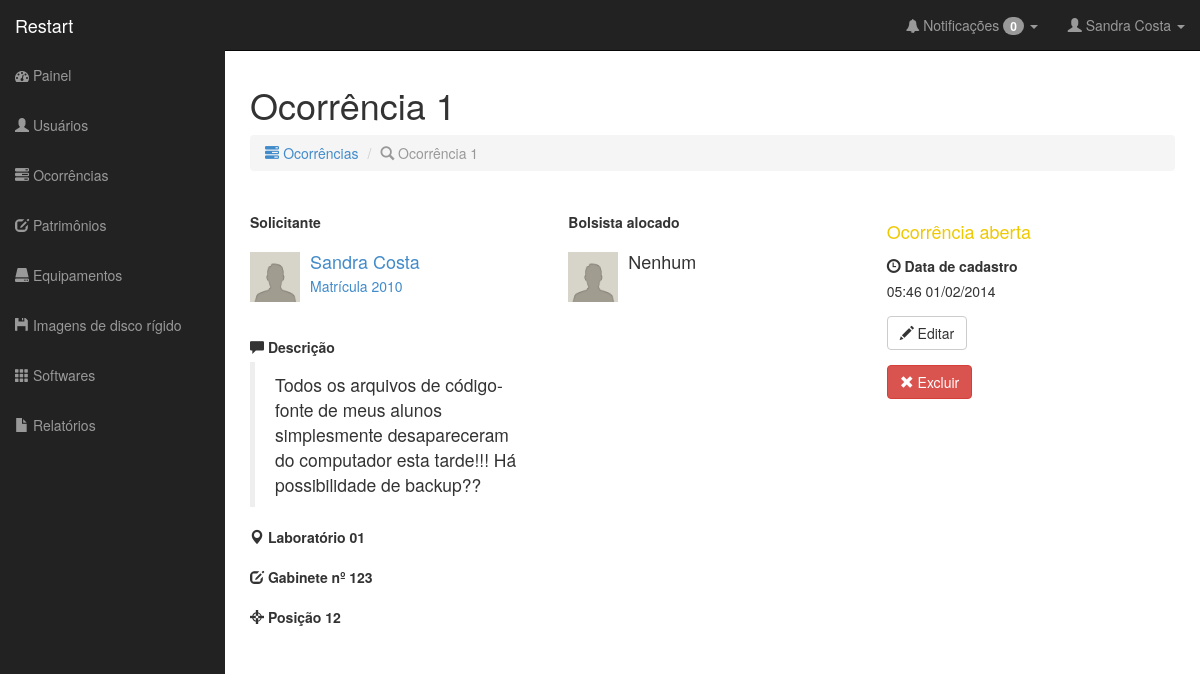
/verOcorrencia.php?o=1 (signed in), run on the app's committed database.
### tables this page shows
CREATE TABLE IF NOT EXISTS `Ocorrencia` (
  `id` INT NOT NULL AUTO_INCREMENT,
  `descricao` VARCHAR(350) NOT NULL,
  `estado_servico` SMALLINT NOT NULL,
  `data_cadastro` TIMESTAMP NOT NULL,
  `data_previa` TIMESTAMP NULL,
  `data_entrega` TIMESTAMP NULL,
  `data_atualizacao` TIMESTAMP NULL,
  `data_atendimento` TIMESTAMP NULL,
  `bolsista_alocado` VARCHAR(16) NULL,
  `Patrimonio_num_patrimonio` VARCHAR(45) NOT NULL,
  `Usuario_matricula` VARCHAR(16) NOT NULL,
  PRIMARY KEY (`id`),
  INDEX `fk_Chamado_Patrimonio1_idx` (`Patrimonio_num_patrimonio` ASC),
  INDEX `fk_Ocorrencia_Usuario1_idx` (`Usuario_matricula` ASC),
  CONSTRAINT `fk_Chamado_Patrimonio1`
    FOREIGN KEY (`Patrimonio_num_patrimonio`)
    REFERENCES `Patrimonio` (`num_patrimonio`)
    ON DELETE NO ACTION
    ON UPDATE NO ACTION,
  CONSTRAINT `fk_Ocorrencia_Usuario1`
    FOREIGN KEY (`Usuario_matricula`)
    REFERENCES `Usuario` (`matricula`)
    ON DELETE NO ACTION
    ON UPDATE NO ACTION);

CREATE TABLE IF NOT EXISTS `Usuario` (
  `matricula` VARCHAR(16) NOT NULL,
  `nome` VARCHAR(45) NOT NULL,
  `sobrenome` VARCHAR(45) NULL,
  `email` VARCHAR(45) NULL,
  `senha` VARCHAR(45) NOT NULL,
  `tipo_usuario` SMALLINT NOT NULL,
  `data_cadastro` TIMESTAMP NOT NULL,
  `data_atualizacao` TIMESTAMP NULL,
  `telefone_residencial` VARCHAR(15) NULL,
  `telefone_celular` VARCHAR(15) NULL,
  `situacao` SMALLINT NOT NULL,
  `avatar` VARCHAR(36) NOT NULL,
  PRIMARY KEY (`matricula`));

CREATE TABLE IF NOT EXISTS `Patrimonio` (
  `num_patrimonio` VARCHAR(45) NOT NULL,
  `num_posicionamento` SMALLINT NOT NULL,
  `situacao` SMALLINT NOT NULL,
  `data_cadastro` TIMESTAMP NOT NULL,
  `data_atualizacao` TIMESTAMP NULL,
  `Laboratorio_id` INT NOT NULL,
  `Categoria_id` INT NOT NULL,
  `Equipamento_id` INT NOT NULL,
  PRIMARY KEY (`num_patrimonio`),
  INDEX `fk_Patrimonio_Laboratorio1_idx` (`Laboratorio_id` ASC),
  INDEX `fk_Patrimonio_Categoria1_idx` (`Categoria_id` ASC),
  INDEX `fk_Patrimonio_Equipamento1_idx` (`Equipamento_id` ASC),
  CONSTRAINT `fk_Patrimonio_Laboratorio1`
    FOREIGN KEY (`Laboratorio_id`)
    REFERENCES `Laboratorio` (`id`)
    ON DELETE NO ACTION
    ON UPDATE NO ACTION,
  CONSTRAINT `fk_Patrimonio_Categoria1`
    FOREIGN KEY (`Categoria_id`)
    REFERENCES `Categoria` (`id`)
    ON DELETE NO ACTION
    ON UPDATE NO ACTION,
  CONSTRAINT `fk_Patrimonio_Equipamento1`
    FOREIGN KEY (`Equipamento_id`)
    REFERENCES `Equipamento` (`id`)
    ON DELETE NO ACTION
    ON UPDATE NO ACTION);

CREATE TABLE IF NOT EXISTS `Laboratorio` (
  `id` INT NOT NULL AUTO_INCREMENT,
  `nome` VARCHAR(14) NOT NULL,
  PRIMARY KEY (`id`));

CREATE TABLE IF NOT EXISTS `Categoria` (
  `id` INT NOT NULL AUTO_INCREMENT,
  `nome` VARCHAR(45) NOT NULL,
  PRIMARY KEY (`id`));

### classes/db.class.php (called while the page is built)
<?php
	class DB{
		var $serverDB	= 'localhost';
		var $tabelaDB	= 'restart';
		var $userDB		= 'root';
		var $senhaDB	= '';
		function conectaDB(){
			$db = new mysqli($this->serverDB, $this->userDB, $this->senhaDB, $this->tabelaDB);
			if ($db->connect_errno) {
				return false;
				die($db->connect_error);
			}
			else {
				$db->set_charset("utf8");
				return $db;
			}
		}
	}
?>

### classes/ocorrencia.class.php (called while the page is built, shortened)
<?php
require_once 'db.class.php';
class Ocorrencia extends DB {
	private $db;
	public function __construct(){
		$this->db = parent::conectaDB();
	}
	public function obterDados($campo, $id) {
		if ($result = $this->db->query("SELECT `$campo` FROM ocorrencia WHERE id = '$id'")) {
			if ($result->num_rows) {
				while ($string = $result->fetch_array()){
					$valor = $string[$campo];
				}
				return $valor;
			}$result->free();
		}else return ($this->db->error);
	}
}

### classes/usuario.class.php (called while the page is built, shortened)
<?php
require_once 'db.class.php';
class Usuario extends DB {
	private $db;
	public function __construct(){
		$this->db = parent::conectaDB();
	}
	public function obterDados($campo, $matricula) {
		if ($result = $this->db->query("SELECT `$campo` FROM usuario WHERE matricula = '$matricula'")) {
			if ($result->num_rows) {
				while ($string = $result->fetch_array()){
					$valor = $string[$campo];
				}
				return $valor;
			}$result->free();
		}else return ($this->db->error);
	}
}

### classes/patrimonio.class.php (called while the page is built, shortened)
<?php
require_once 'db.class.php';
class Patrimonio extends DB {
	private $db;
	public function __construct(){
		$this->db = parent::conectaDB();
	}
	public function obterDados($campo, $num_patrimonio) {
		if ($result = $this->db->query("SELECT `$campo` FROM patrimonio WHERE num_patrimonio = '$num_patrimonio'")) {
			if ($result->num_rows) {
				while ($string = $result->fetch_array()){
					$valor = $string[$campo];
				}
				return $valor;
			}$result->free();
		}else return ($this->db->error);
	}
}

### classes/laboratorio.class.php (called while the page is built, shortened)
<?php
require_once 'db.class.php';
class Laboratorio extends DB {
	private $db;
	public function __construct(){
		$this->db = parent::conectaDB();
	}
	public function obterDados($campo, $id) {
		if ($result = $this->db->query("SELECT `$campo` FROM laboratorio WHERE id = '$id'")) {
			if ($result->num_rows) {
				while ($string = $result->fetch_array()){
					$valor = $string[$campo];
				}
				return $valor;
			}$result->free();
		}else return ($this->db->error);
	}
}

### classes/categoria.class.php (called while the page is built, shortened)
<?php
require_once 'db.class.php';
class Categoria extends DB {
	private $db;
	public function __construct(){
		$this->db = parent::conectaDB();
	}
	public function obterDados($campo, $id) {
		if ($result = $this->db->query("SELECT `$campo` FROM categoria WHERE id = '$id'")) {
			if ($result->num_rows) {
				while ($string = $result->fetch_array()){
					$valor = $string[$campo];
				}
				return $valor;
			}$result->free();
		}else return ($this->db->error);
	}
}

### verOcorrencia.php (the view, shortened to what this page needs)
<?php
include 'classes/usuario.class.php';
include 'classes/ocorrencia.class.php';
include 'classes/patrimonio.class.php';
include 'classes/laboratorio.class.php';
include 'classes/categoria.class.php';
if (isset($_GET['o'])){$idOcorrencia = $_GET['o'];}
$ocorrencia = new Ocorrencia;
$usuario = new Usuario;
$patrimonio = new Patrimonio;
$laboratorio = new laboratorio;
$categoria = new Categoria;
$estado_servico = $ocorrencia->obterDados('estado_servico', $idOcorrencia);
$solicitante = $ocorrencia->obterDados('Usuario_matricula', $idOcorrencia);
$nomeSolicitante = $usuario->obterDados('nome', $solicitante)." ".$usuario->obterDados('sobrenome', $solicitante);
$avatarSolicitante = $usuario->obterDados('avatar', $solicitante);
$descricao = $ocorrencia->obterDados('descricao', $idOcorrencia);
$num_patrimonio = $ocorrencia->obterDados('Patrimonio_num_patrimonio', $idOcorrencia);
$lab = $patrimonio->obterDados('Laboratorio_id', $num_patrimonio);
$num_posicionamento = $patrimonio->obterDados('num_posicionamento', $num_patrimonio);
$cat = $patrimonio->obterDados('Categoria_id', $num_patrimonio);
$cat = $categoria->obterDados('nome', $cat);
$lab = $laboratorio->obterDados('nome', $lab);
$data_cadastro = $ocorrencia->obterDados('data_cadastro', $idOcorrencia);
$data_cadastro = date('H:i d/m/Y', strtotime($data_cadastro));
if (($ocorrencia->obterDados('data_previa', $idOcorrencia) != NULL) && ($estado_servico = 2)){
  $data_previa = $ocorrencia->obterDados('data_previa', $idOcorrencia);
  $data_previa = date('H:i d/m/Y', strtotime($data_previa));
}
if (($ocorrencia->obterDados('data_entrega', $idOcorrencia) != NULL) && ($estado_servico = 3)){
  $data_entrega = $ocorrencia->obterDados('data_entrega', $idOcorrencia);
  $data_entrega = date('H:i d/m/Y', strtotime($data_entrega));
}
if ($ocorrencia->obterDados('bolsista_alocado', $idOcorrencia) != NULL ){
  $bolsista_alocado = $ocorrencia->obterDados('bolsista_alocado', $idOcorrencia);
  $avatarBolsista = $usuario->obterDados('avatar', $bolsista_alocado);
  $nomeBolsista = $usuario->obterDados('nome', $bolsista_alocado)." ".$usuario->obterDados('sobrenome', $bolsista_alocado);
} else {
  $bolsista_alocado = "Nenhum";
  $avatarBolsista = "default_130x130.png";
  $nomeBolsista = "Nenhum";
}
include 'nucleo/cabecario.php';
include 'nucleo/barraLateral.php';
echo "
<div id='page-wrapper'>
<div class='row'>
<div class='col-lg-12'>
<h1> Ocorrência ".$idOcorrencia."</h1>
<ol class='breadcrumb'>
<li><a href='ocorrencias.php'><i class='glyphicon glyphicon-tasks'></i> Ocorrências</a></li>
<li class='active'><i class='glyphicon glyphicon-search'></i> Ocorrência ".$idOcorrencia."</li>
</ol>
</div>
</div>
<div class='row'>
<div class='col-lg-12'>
</div>
</div>
<br>
<div class='row'>
<div class='col-lg-4'>
<div class='form-group'>
<label>Solicitante</label>
<div class='media'>
<a class='pull-left' href='verUsuario.php?m=".$solicitante."'>
<img class='media-object' style='width: 50px; height: 50px;' src='img/".$avatarSolicitante."' alt='".$nomeSolicitante."'>
</a>
<div class='media-body'>
<a href='verUsuario.php?m=".$solicitante."'>
<h4 class='media-heading'>".$nomeSolicitante."</h4>
Matrícula ".$solicitante."
</a>
</div>
</div>
</div>
<br>
<div class='form-group'>
<i class='glyphicon glyphicon-comment'></i> <label>Descrição</label>
<br>
<blockquote>".$descricao."</blockquote>
</div>
<div class='form-group'>
<i class='glyphicon glyphicon-map-marker'></i> <label>".$lab."</label>
</div>
<div class='form-group'>
<i class='glyphicon glyphicon-edit'></i> <label>".$cat." nº ".$num_patrimonio."</label>
</div>
<div class='form-group'>
<i class='glyphicon glyphicon-screenshot'></i> <label> Posição ".$num_posicionamento."</label>
</div>
</div>
<div class='col-lg-4'>";
if ($bolsista_alocado != "Nenhum") {
  echo "
  <div class='form-group'>
  <label>Bolsista alocado</label>
  <div class='media'>
  <a class='pull-left' href='verUsuario.php?m=".$bolsista_alocado."'>
  <img class='media-object' style='width: 50px; height: 50px;' src='img/".$avatarBolsista."' alt='".$nomeBolsista."'>
  </a>
  <div class='media-body'>
  <a href='verUsuario.php?m=".$bolsista_alocado."'>
  <h4 class='media-heading'>".$nomeBolsista."</h4>
  Matrícula ".$bolsista_alocado."
  </a>
  </div>
  </div>
  </div>";
} else {
  echo "
  <div class='form-group'>
  <label>Bolsista alocado</label>
  <div class='media'>
  <a class='pull-left'>
  <img class='media-object' style='width: 50px; height: 50px;' src='img/".$avatarBolsista."' alt='".$nomeBolsista."'>
  </a>
  <div class='media-body'>
  <h4 class='media-heading'>".$nomeBolsista."</h4>
  </div>
  </div>
  </div>";
}
echo "
</div>
<div class='col-lg-4'>
<div class='form-group'>";
if ($estado_servico == 1){ echo "<h4 style='color:#EEC900;'>Ocorrência aberta</h4>";}
else if ($estado_servico == 2) { echo "<h4 style='color:#00CD00;'>Ocorrência em andamento</h4>";}
else if ($estado_servico == 3) { echo "<h4 style='color:#838B83;'>Ocorrência fechada</h4>";}
else if ($estado_servico == 4) { echo "<h4 style='color:#CD2626;'>Ocorrência incompleta</h4>";}
echo "</div>
<div class='form-group'>
<i class='glyphicon glyphicon-time'></i> <label> Data de cadastro</label><br>
".$data_cadastro."
</div>";
echo "<form action='verOcorrencia.php?o=$idOcorrencia' method='post'>";
if ($solicitante == $_SESSION['matricula']) {
  if (($estado_servico == 1) || ($estado_servico == 2) || ($estado_servico == 4)) {
    echo"
    <div class='form-group'>
    <a title='Editar ocorrência'  href='alterarOcorrencia.php?o=".$idOcorrencia."'>
    <button type='button' class='btn btn-default'>
    <i class='glyphicon glyphicon-pencil'></i> Editar
    </button>
    </a>
    </div>
    <div class='form-group'>
    <a title='Excluir ocorrência' data-toggle='modal' data-id='".$idOcorrencia."' href='#modal_excOcorrenciaSimples' class='abre-excluirModal'>
    <button type='button' class='btn btn-danger'>
    <i class='glyphicon glyphicon-remove'></i> Excluir
    </button>
    </a>
    </div>
    ";
  } else if ($estado_servico == 3){
    echo "
    <div class='form-group'>
    <button type='submit' name='reabrir' class='btn btn-danger'>
    <i class='glyphicon glyphicon-share'></i> Reabrir
    </button>
    </div>
    <div class='form-group'>
    </div>";
  }
}
echo"</form>";
echo "
</div>
</div>
</div>";
?>
</div>
</body>
</html>

### css/sb-admin.css (style rules this page uses)
body { margin-top: 50px; }
#page-wrapper { width: 100%; padding: 5px 15px; }
@media (min-width:768px) { #page-wrapper { padding: 15px 25px; } }

### nucleo/cabecario.php (style rules this page uses)
a:link { text-decoration: none; }

### data on the page
ocorrencia: Usuario_matricula.avatar (placeholder picture), Usuario_matricula.sobrenome "Sandra Costa", Usuario_matricula "2010", descricao "Todos os arquivos de código-fonte de meus alunos simplesmente desapareceram do computador esta tarde!!! Há possibilidade de backup??", Patrimonio_num_patrimonio.nome "Laboratório 01", Patrimonio_num_patrimonio.nome "Gabinete", Patrimonio_num_patrimonio "123", Patrimonio_num_patrimonio.num_posicionamento "12", data_cadastro "05:46 01/02/2014"

### other printed values
$row['count'] "0"
$_SESSION['nome'] "Sandra"
$_SESSION['sobrenome'] "Costa"
$idOcorrencia "1"
$nomeBolsista "Nenhum"
